Frame 1 (no input): blank canvas, image omitted
Frame 60 (no input): blank canvas, image omitted
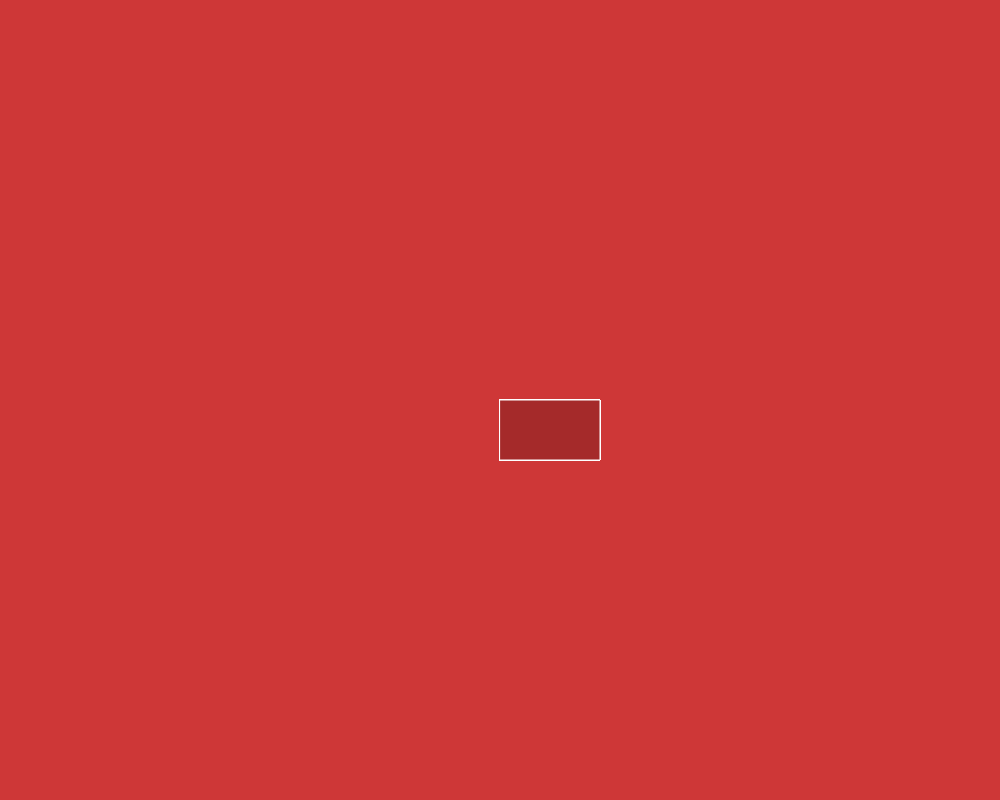
Frame 120 (the mouse pressed at the canvas centre since frame 60)

The p5.js sketch whose frames 1 and 60 were blank and that drew this single picture after the mouse press (run headless with seeded random() and noise() and a simulated clock; from frame 60 on, the mouse is pressed at the canvas centre):

// p5.js sketch
// ── sketch.js
function setup() {
  createCanvas(1000, 800);
  background("rgba(196,11,11,0.82)");
}

function draw() {
  
  fill ("brown");
  stroke ("lightwhite");
  if (mouseIsPressed)
  rect(mouseX,mouseY,100,60);
   
}
